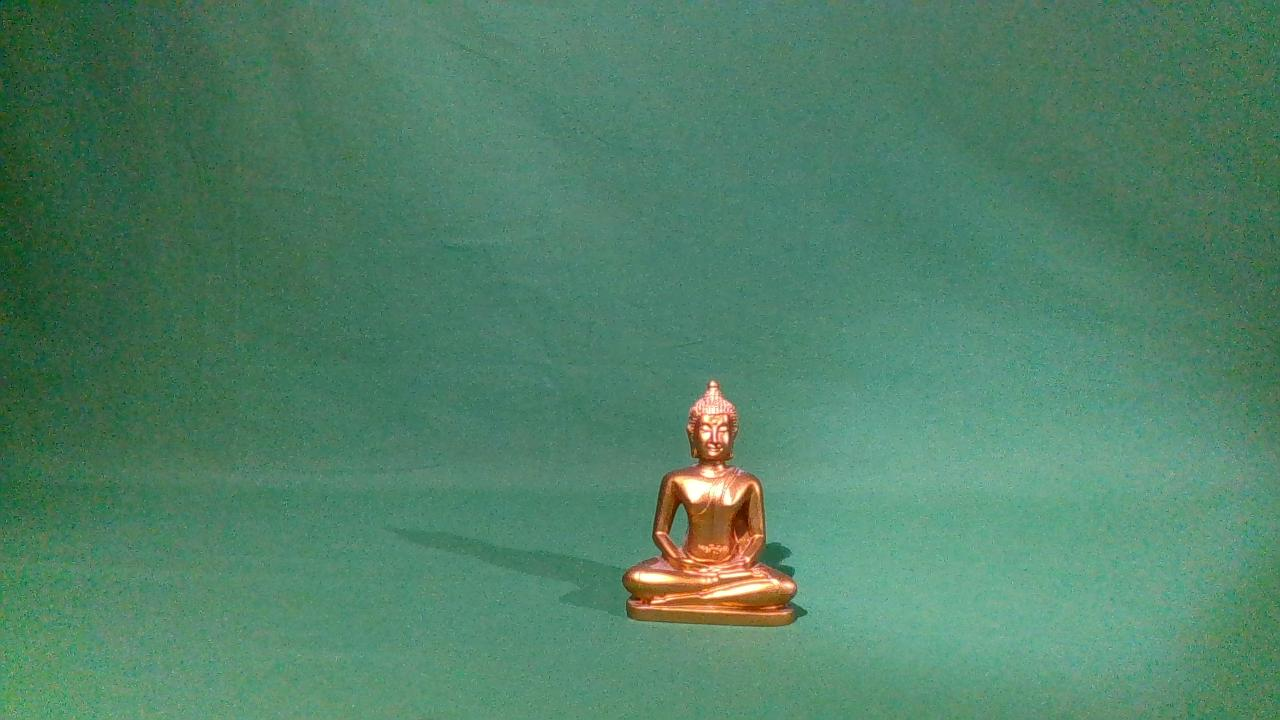
#> input picture images/buddha_colour.jpeg, 1280 x 720 px, found by its file name; its folder holds only this picture in this run
$ jupyter execute Q4_L.ipynb
#> lines starting #> are read from the running program, lines starting #| are printed output that depends on the picture
#> further down, image is the input picture: shape (720, 1280, 3); mean B, G, R 104.2, 130.4, 80.6
# Augmentation Techniques from Scratch

[cell 1]
import numpy as np
import os
import cv2
import matplotlib.pyplot as plt

# Define the directory paths

[cell 2]
dataset_dir = r"C:\Users\luca2\OneDrive\Desktop\ARI2129-Group-Project\images"
save_dir = 'augmented_images_L'  # Directory to save augmented images
os.makedirs(save_dir, exist_ok=True)

# Function to apply contrast variation and shearing

[cell 3]
def apply_shearing(image, shear_factor):
#> called with shear_factor = 0.5
    height, width = image.shape[:2]
#> height = 720; width = 1280
    M = np.float32([[1, shear_factor, 0],
                    [0, 1, 0]])
    sheared_image = cv2.warpAffine(image, M, (width, height))
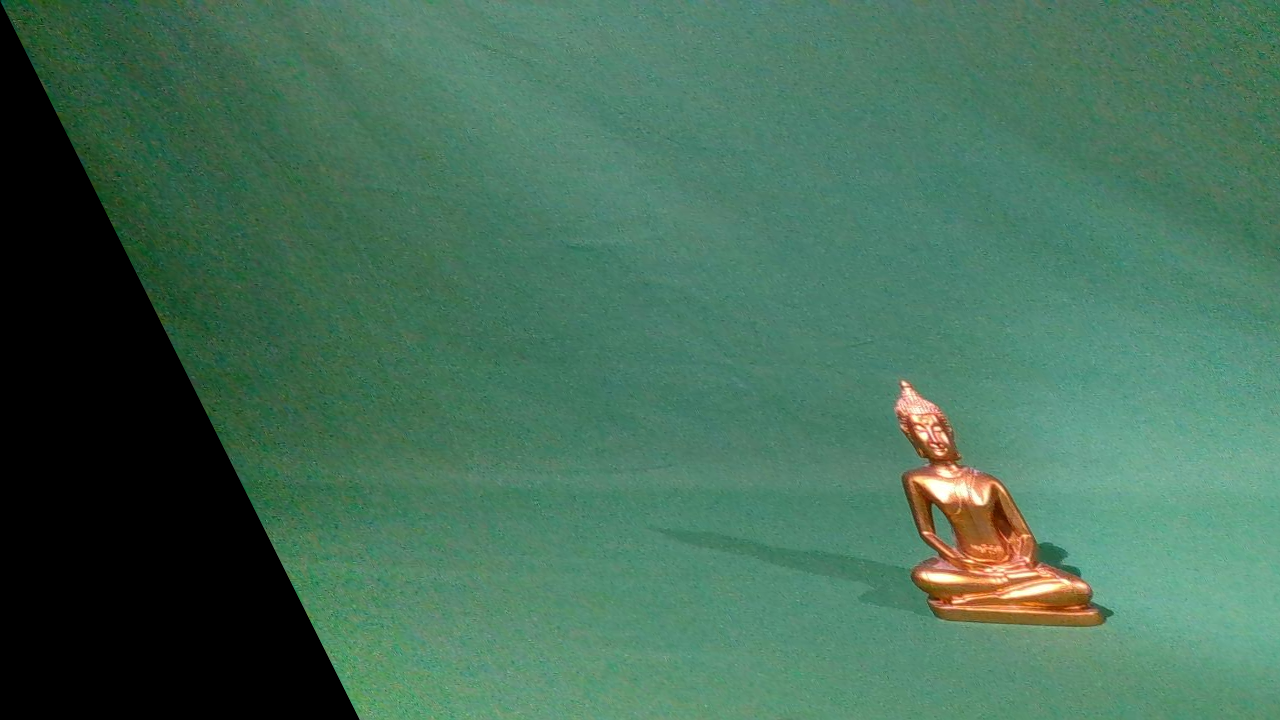
#> sheared_image: shape (720, 1280, 3); mean B, G, R 88, 110.3, 68.3
    return sheared_image


def apply_contrast(image, alpha):
#> called with alpha = 2
    contrast_image = np.clip(alpha * image, 0, 255).astype(np.uint8)
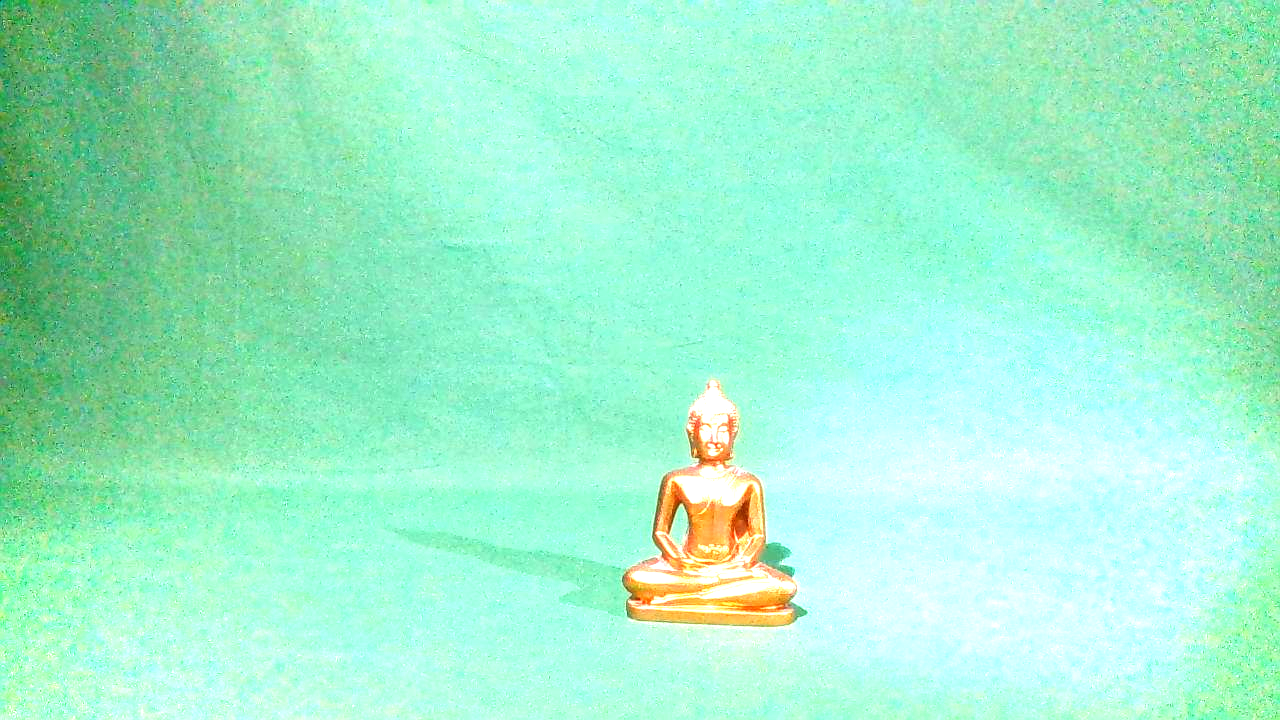
#> contrast_image: shape (720, 1280, 3); mean B, G, R 204.7, 241.1, 158.5
    return contrast_image

# Function to save images

[cell 4]
def save_image(image, path):
    cv2.imwrite(path, image)

# Apply augmentations to each image and save the results

[cell 5]
# List all image files in the dataset directory
image_files = [os.path.join(dataset_dir, fname) for fname in os.listdir(dataset_dir) if fname.endswith('.jpg') or fname.endswith('.png') or fname.endswith('.jpeg')]


# Apply augmentations to each image and save the results
for img_path in image_files:
    # Load image
    image = cv2.imread(img_path)
    file_name = os.path.splitext(os.path.basename(img_path))[0]

    # Apply shearing
    sheared_image = apply_shearing(image, shear_factor=0.5)  # Shearing by a factor of 0.5
    sheared_image_path = os.path.join(save_dir, f"{file_name}_sheared.jpg")
    save_image(sheared_image, sheared_image_path)

    # Apply contrast variation
    contrast_image = apply_contrast(image, alpha=2.0)  # Increase contrast by a factor of 2.0
    contrast_image_path = os.path.join(save_dir, f"{file_name}_contrast.jpg")
    save_image(contrast_image, contrast_image_path)
